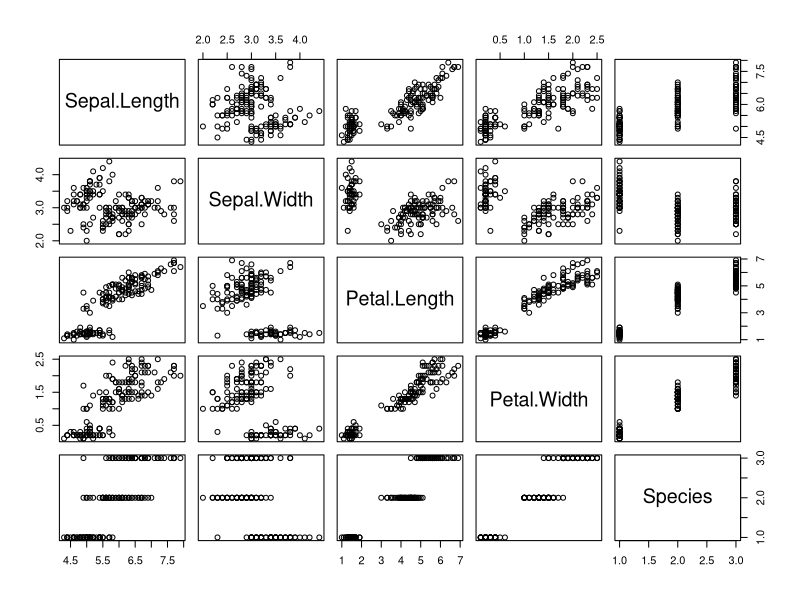
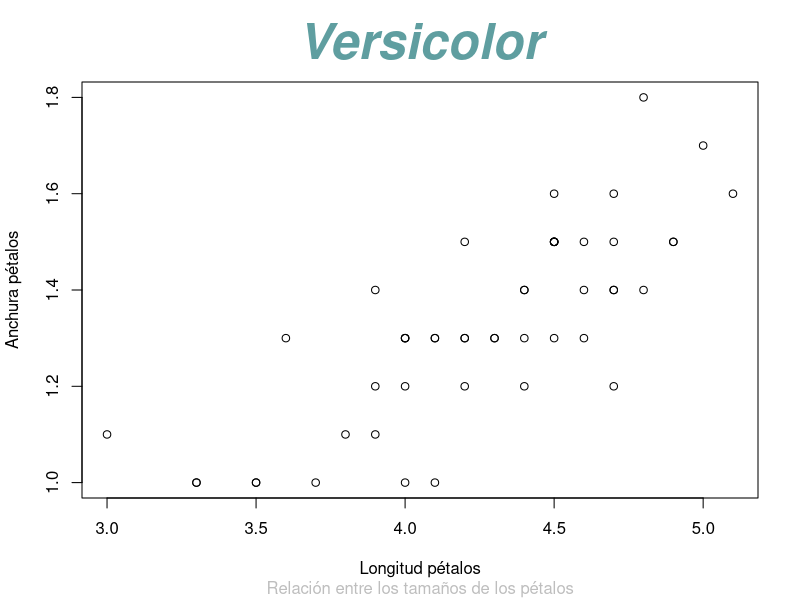
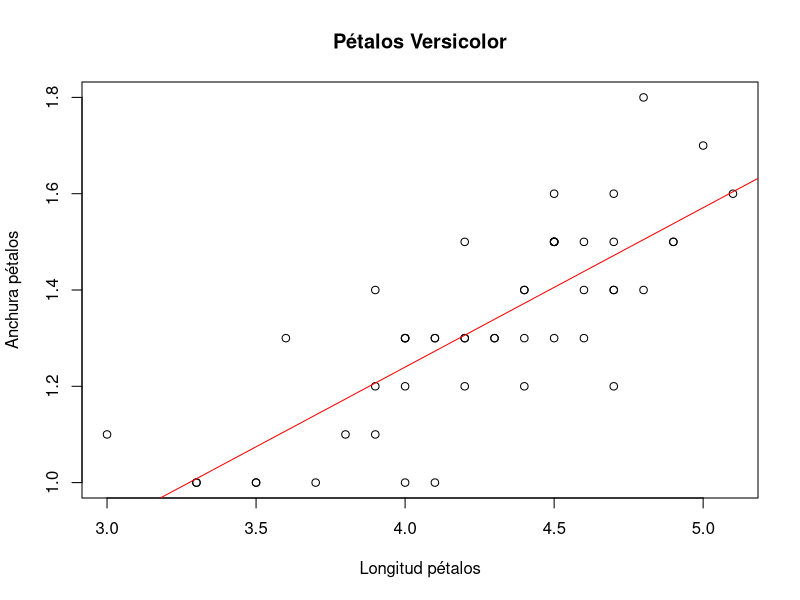
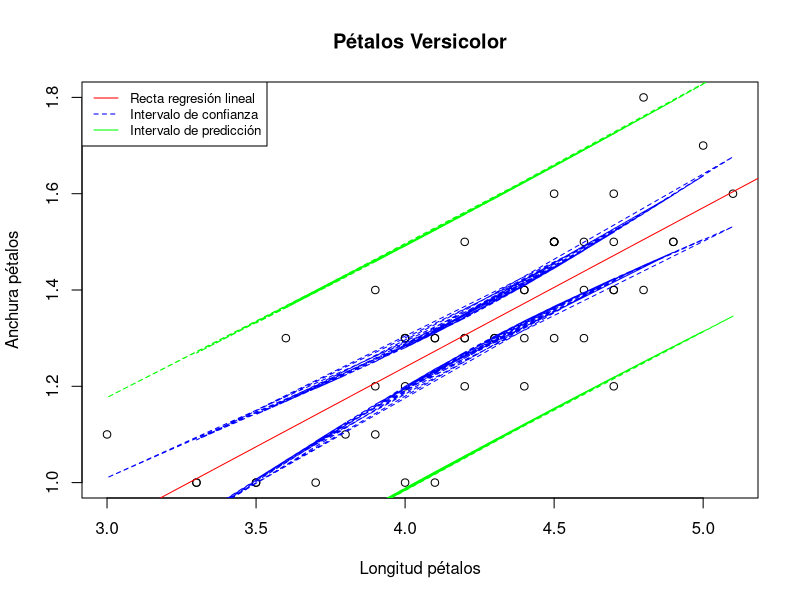

Here is the R script that generated these plots, in order:
data("iris")
iris
pairs(iris)

# parece haber una relación lineal entre las variables Petal.Lenth y Pedal.Width

head(iris)
summary(iris)

Lenght <- iris$Petal.Length
Width <- iris$Petal.Width

Lenght_setosa <- Lenght[1:50]
Width_setosa <-  Width[1:50]

Lenght_versicolor <- Lenght[51:100]
Width_versicolor <- Width[51:100]

Lenght_virginica <- Lenght[101:150]
Width_virginica <- Width[101:150]

cor(Lenght_setosa, Width_setosa)           # 0.33163
cor(Lenght_versicolor, Width_versicolor)   # 0.7866681
cor(Lenght_virginica, Width_virginica)     # 0.3221082

# Haré el ajuste con los datos correspondientes a la flor versicolor

plot(Lenght_versicolor, Width_versicolor, xlab = "Longitud pétalos", ylab = "Anchura pétalos", type = "p", col = "black")
title("Versicolor", sub = "Relación entre los tamaños de los pétalos", col.main = "cadetblue", font.main = 4, cex.main = 3, col.sub = "grey") 

regresion <- lm(Width_versicolor ~ Lenght_versicolor)
summary(regresion)

plot(Lenght_versicolor, Width_versicolor, xlab = "Longitud pétalos", ylab = "Anchura pétalos", type = "p", col = "black", main = "Pétalos Versicolor")
abline(regresion, col = "red")

nuevas.longitudes = data.frame(Lenght_versicolor, seq = 3, 5)

plot(Lenght_versicolor, Width_versicolor, xlab = "Longitud pétalos", ylab = "Anchura pétalos", type = "p", col = "black", main = "Pétalos Versicolor")
abline(regresion, col = "red")

ic <- predict(regresion, nuevas.longitudes, interval = "confidence")
lines(nuevas.longitudes$Lenght_versicolor, ic[, 2], lty = 2, col = "blue")
lines(nuevas.longitudes$Lenght_versicolor, ic[, 3], lty = 2, col = "blue")

ic <- predict(regresion, nuevas.longitudes, interval = "predict")
lines(nuevas.longitudes$Lenght_versicolor, ic[, 2], lty = 2, col = "green")
lines(nuevas.longitudes$Lenght_versicolor, ic[, 3], lty = 2, col = "green")

legend("topleft", legend = c("Recta regresión lineal", "Intervalo de confianza", "Intervalo de predicción"), col = c("red", "blue", "green"), lty = 1:2, cex = .8)
